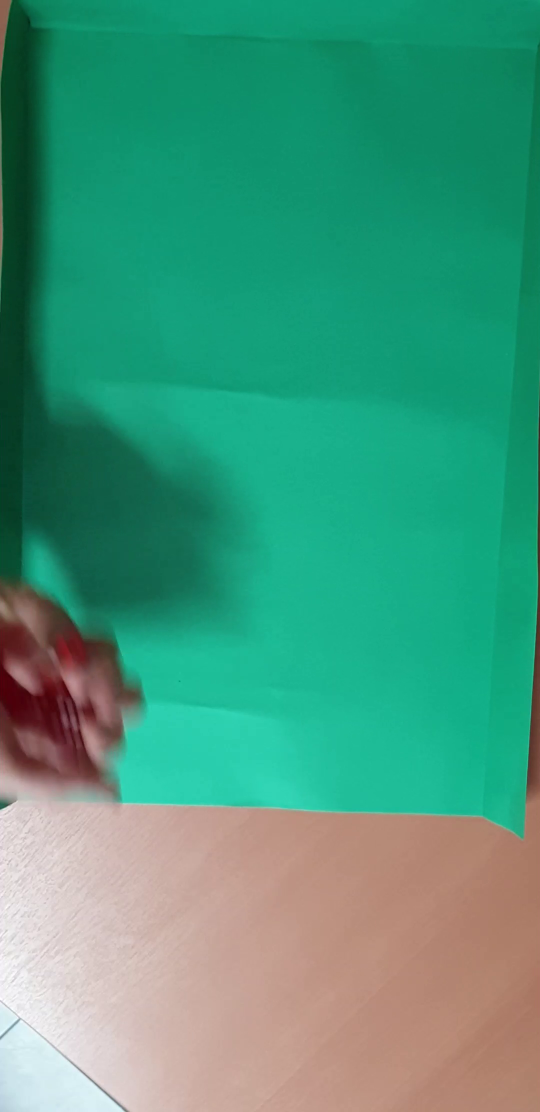
#> input picture frame 8 of tirada_4.mp4, 1080 x 2224 px (shown at 1/2 size)
$ python TP3_DADOS_0912_v3_2.py
#> lines starting #> are read from the running program, lines starting #| are printed output that depends on the picture
import cv2
import numpy as np
import matplotlib.pyplot as plt

# --- CONFIGURACIÓN ---
VIDEO_FILE = 'tirada_4.mp4'

# --- PARÁMETROS AJUSTADOS PARA MEJOR DETECCIÓN DE ESTABILIDAD ---
UMBRAL_MOVIMIENTO = 2000      # Reducido de 5000 - más estricto para detectar movimientos sutiles
FRAMES_ESTABLES = 5           # Reducido de 10 - confirma reposo más rápido pero requiere más estabilidad
FRAMES_CONFIRMACION = 3       # Nuevo: frames adicionales para verificar que realmente está estático

# --- PARÁMETROS DE DETECCIÓN DE DADOS ---
AREA_MIN_DADO = 1000
AREA_MAX_DADO = 60000
NUM_DADOS_ESPERADOS = 5       # NUEVO: Número de dados en cada tirada

# Parámetros de detección de pips
UMBRAL_PIPS = 180
AREA_MIN_PIP = 30

# Parámetros de morfología
DILATE_ITERATIONS = 3
ERODE_ITERATIONS = 2

# --- FUNCIONES DE PROCESAMIENTO ---

def detectar_frames_estaticos(video_path):
    """Detecta el primer índice de frame donde los dados se detienen completamente.
    VERSIÓN MEJORADA: Detección más estricta con doble verificación."""
#> called with video_path = 'tirada_4.mp4'
    cap = cv2.VideoCapture(video_path)
    if not cap.isOpened():
        print(f"Error al abrir el video: {video_path}")
        return None

    prev_gray = None
    conteo_estables = 0
    frame_idx = 0
    candidatos_reposo = []  # Lista de candidatos a frame de reposo

    print("\n[Etapa 1: Detección de Estabilidad - MODO ESTRICTO]")

    while cap.isOpened():
        ret, frame = cap.read()
#> frame is the input picture: shape (2224, 1080, 3); mean B, G, R 124, 151.8, 71.6
        if not ret:
            break

        gray = cv2.cvtColor(frame, cv2.COLOR_BGR2GRAY)
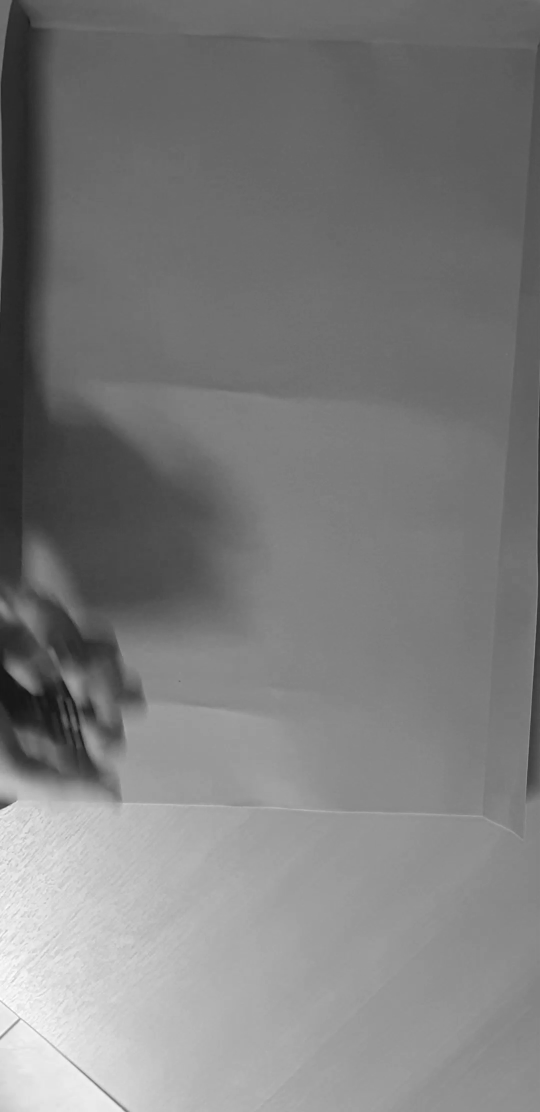
#> gray: shape (2224, 1080) (shown at 1/2 size); min 18, max 255, mean 124.7
        gray = cv2.GaussianBlur(gray, (21, 21), 0)

        if prev_gray is not None:
            # 1. Cálculo de la Diferencia de Frames
            frame_delta = cv2.absdiff(prev_gray, gray)
            thresh = cv2.threshold(frame_delta, 25, 255, cv2.THRESH_BINARY)[1]
            movimiento_puntos = np.sum(thresh == 255)

            # Imprimir info de debug cada 10 frames
            if frame_idx % 10 == 0:
                print(f"   Frame {frame_idx}: Movimiento = {movimiento_puntos} px")

            if movimiento_puntos < UMBRAL_MOVIMIENTO:
                conteo_estables += 1
            else:
                # Si hay movimiento, resetear contador
                if conteo_estables > 0:
                    print(f"   --> Movimiento detectado en frame {frame_idx} ({movimiento_puntos} px) - Reiniciando contador")
                conteo_estables = 0

            # 2. Confirmación de Reposo con doble verificación
            if conteo_estables >= FRAMES_ESTABLES:
                # Guardar candidato con su score de estabilidad
                frame_inicio_reposo = frame_idx - FRAMES_ESTABLES + 1
                candidatos_reposo.append((frame_inicio_reposo, conteo_estables, movimiento_puntos))

                # Solo reportar cada vez que alcanza un nuevo nivel de estabilidad
                if conteo_estables == FRAMES_ESTABLES:
                    print(f"   --> CANDIDATO DE REPOSO detectado en Frame {frame_inicio_reposo} (estable por {FRAMES_ESTABLES} frames)")

        prev_gray = gray
        frame_idx += 1

    cap.release()

    # Seleccionar el mejor candidato: el que tiene mayor cantidad de frames estables
    if candidatos_reposo:
        # Ordenar por número de frames estables (mayor a menor)
        candidatos_reposo.sort(key=lambda x: x[1], reverse=True)
        mejor_candidato = candidatos_reposo[0]
        frame_seleccionado = mejor_candidato[0]

        print(f"\n   --> REPOSO CONFIRMADO: Frame {frame_seleccionado}")
        print(f"   --> Estabilidad: {mejor_candidato[1]} frames consecutivos")
        print(f"   --> Movimiento final: {mejor_candidato[2]} píxeles")

        return frame_seleccionado

    return None

# [219 lines left out: functions corregir_iluminacion_no_uniforme, reconocer_dados, generar_video_con_bbox, not called in this run]


# --- EJECUCIÓN DEL ALGORITMO ---

# 1. Detección de Estabilidad
frame_idx_estatico = detectar_frames_estaticos(VIDEO_FILE)

if frame_idx_estatico is not None:
    # 2. Cargar el frame estático
    cap = cv2.VideoCapture(VIDEO_FILE)
    cap.set(cv2.CAP_PROP_POS_FRAMES, frame_idx_estatico)
    ret, frame_estatico = cap.read()
    cap.release()

    if ret:
        print(f"\n[Visualización del Frame Estático {frame_idx_estatico}]")

        # Guardar frame estático ORIGINAL para inspección
        cv2.imwrite(f"{VIDEO_FILE.replace('.mp4', '')}_frame_original_v3_2.png", frame_estatico)

        # 3. Reconocimiento de Dados - CON FILTRO DE DADO FANTASMA
        dados_detectados_finales, frame_corregido = reconocer_dados(frame_estatico.copy())

        # Guardar frame CORREGIDO para comparación
        cv2.imwrite(f"{VIDEO_FILE.replace('.mp4', '')}_frame_corregido_v3_2.png", frame_corregido)

        # 4. Mostrar Resultados Finales
        valores_obtenidos = [valor for _, valor in dados_detectados_finales]
        suma_total = sum(valores_obtenidos)

        print("\n--- RESULTADOS DE LA TIRADA 1 (VERSIÓN 3.2 - SIN DADO FANTASMA) ---")
        print(f"Frame de Reposo Confirmado: {frame_idx_estatico}")
        print(f"Dados detectados: {len(dados_detectados_finales)}")
        print(f"Valores obtenidos: {valores_obtenidos}")
        print(f"Suma Total: {suma_total}")
        print("--------------------------------------------------------------------")

        # 5. Generar el Video Anotado
        generar_video_con_bbox(VIDEO_FILE, frame_idx_estatico, dados_detectados_finales)

    else:
        print(f"Error: No se pudo leer el frame {frame_idx_estatico}")
else:
    print(f"\nResultado: No se detectaron frames estáticos en {VIDEO_FILE}.")

$ run again, starting later in the video
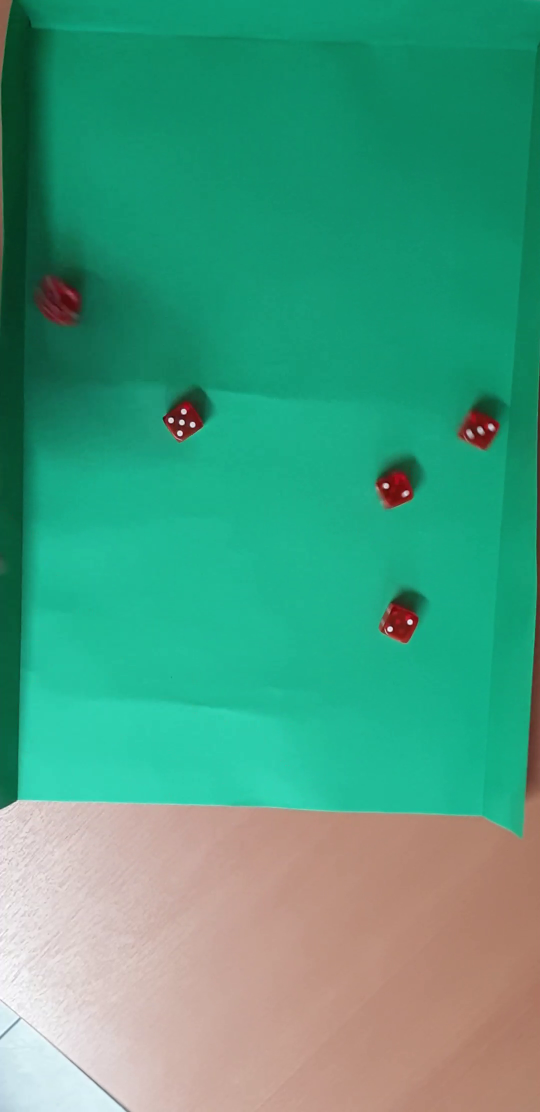
#> input picture frame 39 of tirada_4.mp4, 1080 x 2224 px (shown at 1/2 size)
#> in detectar_frames_estaticos, frame is the input picture: shape (2224, 1080, 3); mean B, G, R 128, 156.9, 71.1
#> in detectar_frames_estaticos, `gray = cv2.cvtColor(frame, cv2.COLOR_BGR2GRAY)`:
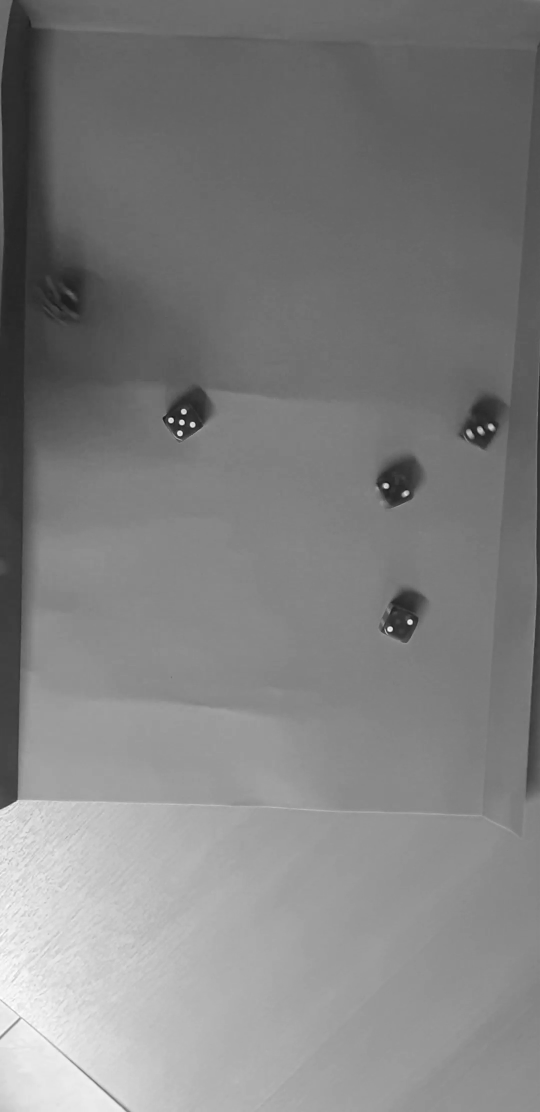
#> gray: shape (2224, 1080) (shown at 1/2 size); min 12, max 255, mean 127.9

$ run again, starting later in the video
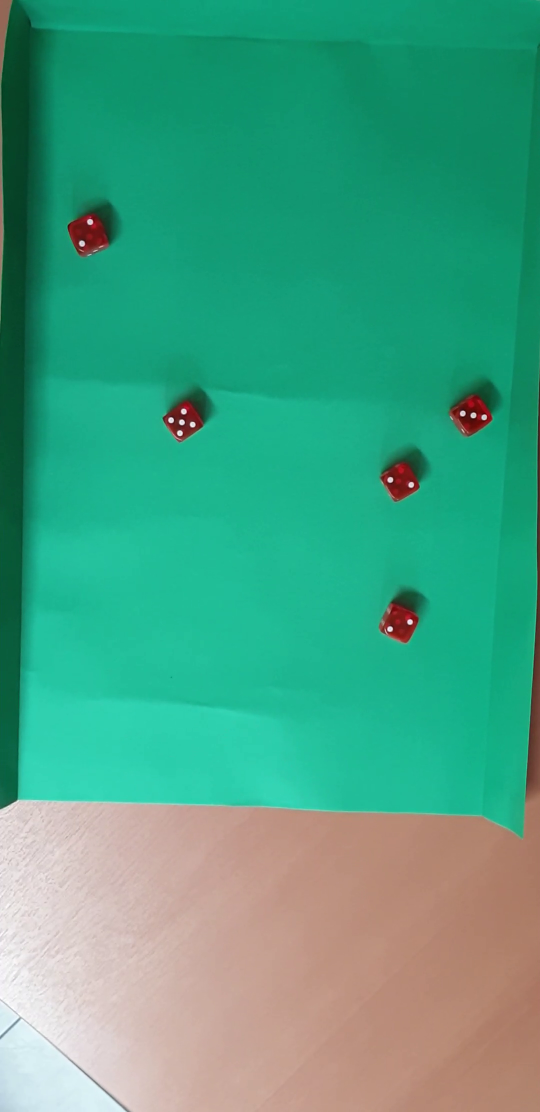
#> input picture frame 70 of tirada_4.mp4, 1080 x 2224 px (shown at 1/2 size)
#> in detectar_frames_estaticos, frame is the input picture: shape (2224, 1080, 3); mean B, G, R 131.3, 161.2, 71.9
#> in detectar_frames_estaticos, `gray = cv2.cvtColor(frame, cv2.COLOR_BGR2GRAY)`:
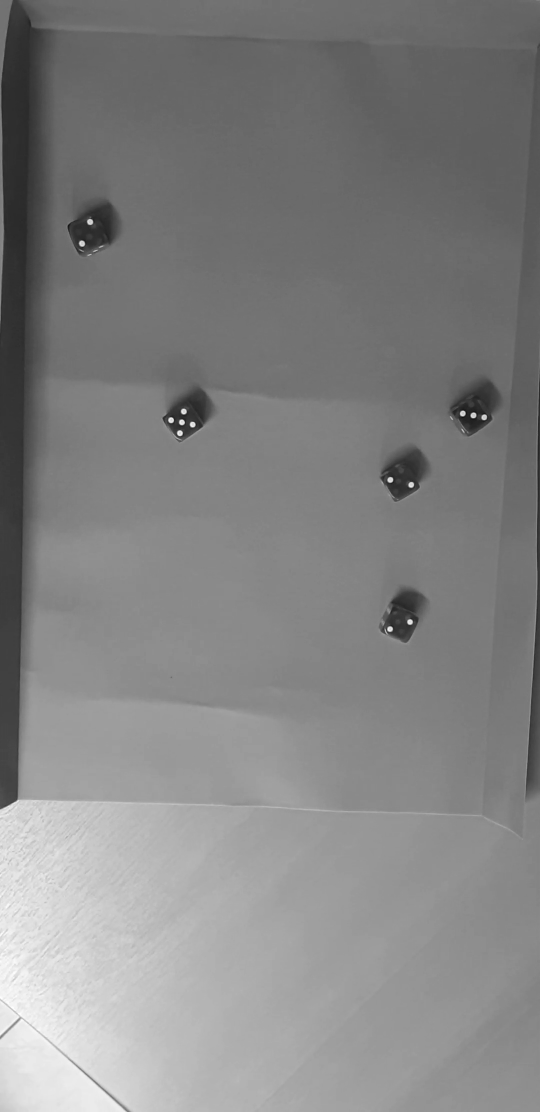
#> gray: shape (2224, 1080) (shown at 1/2 size); min 12, max 255, mean 131.1
